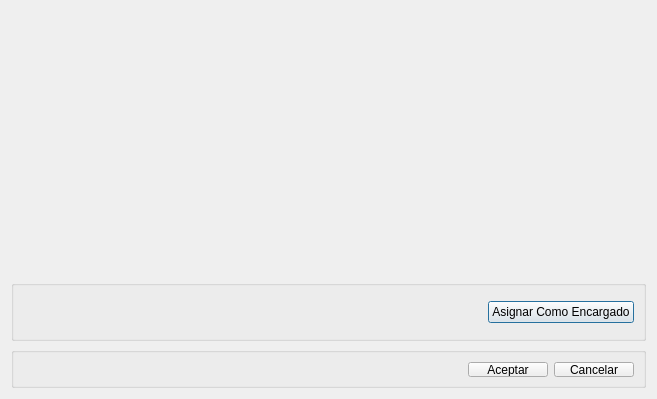
<?xml version="1.0" encoding="UTF-8"?>
<ui version="4.0">
 <class>DialogRegistrarCambioEncargadoDeUnaSeccion</class>
 <widget class="QDialog" name="DialogRegistrarCambioEncargadoDeUnaSeccion">
  <property name="geometry">
   <rect>
    <x>0</x>
    <y>0</y>
    <width>657</width>
    <height>399</height>
   </rect>
  </property>
  <property name="windowTitle">
   <string>Cambiar Encargado de una Seccion</string>
  </property>
  <layout class="QVBoxLayout" name="verticalLayout">
   <item>
    <widget class="QWidget" name="widget" native="true"/>
   </item>
   <item>
    <widget class="QGroupBox" name="groupBox">
     <property name="maximumSize">
      <size>
       <width>901</width>
       <height>61</height>
      </size>
     </property>
     <property name="title">
      <string/>
     </property>
     <layout class="QHBoxLayout" name="horizontalLayout">
      <item>
       <spacer name="horizontalSpacer">
        <property name="orientation">
         <enum>Qt::Horizontal</enum>
        </property>
        <property name="sizeHint" stdset="0">
         <size>
          <width>770</width>
          <height>20</height>
         </size>
        </property>
       </spacer>
      </item>
      <item>
       <widget class="QPushButton" name="pushButtonCambiarDeSeccion">
        <property name="text">
         <string>Asignar Como Encargado</string>
        </property>
       </widget>
      </item>
     </layout>
    </widget>
   </item>
   <item>
    <widget class="QGroupBox" name="groupBoxButtonBox">
     <property name="minimumSize">
      <size>
       <width>271</width>
       <height>41</height>
      </size>
     </property>
     <property name="maximumSize">
      <size>
       <width>16777215</width>
       <height>41</height>
      </size>
     </property>
     <property name="title">
      <string/>
     </property>
     <layout class="QGridLayout" name="gridLayout_3">
      <property name="leftMargin">
       <number>9</number>
      </property>
      <property name="topMargin">
       <number>9</number>
      </property>
      <property name="rightMargin">
       <number>9</number>
      </property>
      <property name="bottomMargin">
       <number>8</number>
      </property>
      <item row="0" column="1">
       <widget class="QPushButton" name="pushButtonAceptar">
        <property name="text">
         <string>Aceptar</string>
        </property>
       </widget>
      </item>
      <item row="0" column="2">
       <widget class="QPushButton" name="pushButtonCancelar">
        <property name="text">
         <string>Cancelar</string>
        </property>
       </widget>
      </item>
      <item row="0" column="0">
       <spacer name="horizontalSpacer_3">
        <property name="orientation">
         <enum>Qt::Horizontal</enum>
        </property>
        <property name="sizeHint" stdset="0">
         <size>
          <width>40</width>
          <height>20</height>
         </size>
        </property>
       </spacer>
      </item>
     </layout>
    </widget>
   </item>
  </layout>
 </widget>
 <resources/>
 <connections/>
</ui>
